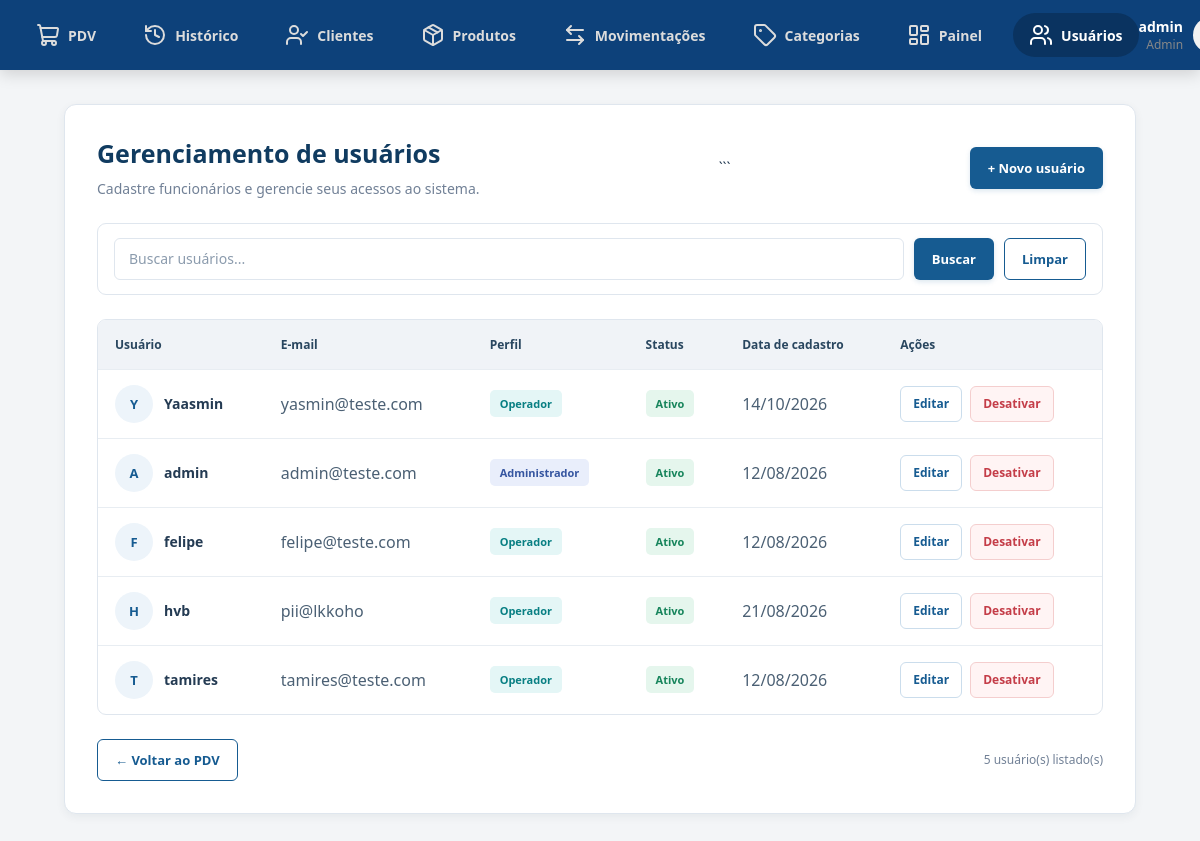
/usuarios/ (signed in), run on the app's committed database.
### app/models/usuarios.py (models this page shows)
class Usuario(Base):
    __tablename__ = "usuarios"
    id = Column(Integer, primary_key=True, autoincrement=True)
    nome = Column(String(100), nullable=False)
    email = Column(String(150), unique=True, nullable=False)
    senha_hash = Column(String(255), nullable=False)
    role = Column(String(20), nullable=False, default="operador")
    ativo = Column(Boolean, default=True)
    criando_em = Column(DateTime, server_default=func.now())

### app/controllers/usuario_controller.py (the view)
@router.get("/")
def listar_usuarios(
    request: Request,
    db: Session = Depends(get_db),
    admin = Depends(get_admin)  # bloqueia quem não é admin
):
    usuarios = db.query(Usuario).order_by(Usuario.nome).all()
    return templates.TemplateResponse(
        request,
        "usuarios/index.html",
        {
            "request": request,
            "usuario": admin,   # dados de quem está logado (para navbar)
            "usuarios": usuarios  # lista para exibir na tabela
        }
    )

### app/templates/usuarios/index.html (shortened to what this page needs)
<escape>{% extends "base.html" %}
{% block styles %}
<link rel="stylesheet" href="/static/usuarios-css/index.css">
{% endblock %}
{% block content %}
<section class="content-card">
    <div class="page-header">
        <div>
            <h1>Gerenciamento de usuários</h1>
            <p>Cadastre funcionários e gerencie seus acessos ao sistema.</p>
        </div>
```
    <a href="/usuarios/novo" class="btn btn-primary">
        + Novo usuário
    </a>
</div>
<form method="get" action="/usuarios/" class="filter-bar">
    <input
        type="search"
        name="busca"
        placeholder="Buscar usuários..."
        value="{{ request.query_params.get('busca', '') }}"
        aria-label="Buscar usuários"
    >
    <button type="submit" class="btn btn-primary">Buscar</button>
    <a href="/usuarios/" class="btn btn-outline">Limpar</a>
</form>
<div class="table-wrapper">
    <table>
        <thead>
            <tr>
                <th>Usuário</th>
                <th>E-mail</th>
                <th>Perfil</th>
                <th>Status</th>
                <th>Data de cadastro</th>
                <th class="actions-heading">Ações</th>
            </tr>
        </thead>
        <tbody>
            {% for item in usuarios %}
            <tr>
                <td>
                    <div class="person-cell">
                        <div class="person-avatar">
                            {{ item.nome[:1]|upper }}
                        </div>
                        <strong>{{ item.nome }}</strong>
                    </div>
                </td>
                <td>{{ item.email }}</td>
                <td>
                    <span class="role-badge {{ 'role-admin' if item.role == 'admin' else 'role-operator' }}">
                        {{ 'Administrador' if item.role == 'admin' else 'Operador' }}
                    </span>
                </td>
                <td>
                    <span class="status-badge {{ 'status-active' if item.ativo else 'status-inactive' }}">
                        {{ 'Ativo' if item.ativo else 'Inativo' }}
                    </span>
                </td>
                <td>
                    {{ item.criando_em.strftime('%d/%m/%Y') if item.criando_em else '—' }}
                </td>
                <td>
                    <div class="actions">
                        <a
                            href="/usuarios/{{ item.id }}/editar"
                            class="btn-action edit"
                            title="Editar usuário"
                        >
                            Editar
                        </a>
                        <form method="post" action="/usuarios/{{ item.id }}/toggle-ativo" onsubmit="return confirm({{ ('Deseja realmente desativar este usuário?' if item.ativo else 'Deseja realmente ativar este usuário?') | tojson }});" >
                            <button
                                type="submit"
                                class="btn-action {{ 'deactivate' if item.ativo else 'activate' }}"
                            >
                                {{ 'Desativar' if item.ativo else 'Ativar' }}
                            </button>
                        </form>
                    </div>
                </td>
            </tr>
            {% endfor %}
        </tbody>
    </table>
</div>
<div class="page-footer">
    <a href="/pdv/" class="btn btn-outline">← Voltar ao PDV</a>
    <span>{{ usuarios|length }} usuário(s) listado(s)</span>
</div>
</section>
{% endblock %}</escape>

### app/static/style.css (style rules this page uses)
* { margin: 0; padding: 0; box-sizing: border-box; font-family: 'Segoe UI', Tahoma, Geneva, Verdana, sans-serif; }
body, html { width: 100%; height: 100%; background-color: #e5e5e5; }

### app/static/usuarios-css/index.css (style rules this page uses)
:root { --azul: #165b91; --azul-escuro: #103b60; --azul-hover: #124b78; --fundo: #f3f5f7; --branco: #ffffff; --texto: #243b53; --texto-secundario: #718096; --borda: #dfe6ee; --verde: #16845b; --vermelho: #c43d48; }
* { box-sizing: border-box; }
body { margin: 0; background: var(--fundo); color: var(--texto); font-family: Arial, Helvetica, sans-serif; font-size: 14px; }
.content-card { width: 100%; min-width: 0; padding: 32px; background: var(--branco); border: 1px solid var(--borda); border-radius: 12px; box-shadow: 0 3px 10px rgba(16, 45, 74, 0.06); }
.page-header { display: flex; align-items: center; justify-content: space-between; gap: 20px; margin-bottom: 24px; }
.page-header h1 { margin: 0 0 8px; color: var(--azul-escuro); font-size: 25px; font-weight: 700; line-height: 1.3; }
.page-header p { margin: 0; color: var(--texto-secundario); font-size: 14px; line-height: 1.5; }
.btn { min-height: 42px; padding: 0 17px; display: inline-flex; align-items: center; justify-content: center; gap: 8px; border: 1px solid transparent; border-radius: 6px; font-family: inherit; font-size: 13px; font-weight: 600; text-decoration: none; white-space: nowrap; cursor: pointer; transition: background 0.2s, border-color 0.2s; }
.btn-primary { background: var(--azul); color: var(--branco); box-shadow: 0 2px 5px rgba(22, 91, 145, 0.15); }
.btn-outline { border-color: var(--azul); background: var(--branco); color: var(--azul); }
.filter-bar { display: flex; align-items: center; gap: 10px; margin-bottom: 24px; padding: 14px 16px; border: 1px solid var(--borda); border-radius: 9px; background: var(--branco); }
.filter-bar input { flex: 1; min-width: 0; height: 42px; padding: 0 14px; border: 1px solid var(--borda); border-radius: 6px; outline: none; background: var(--branco); color: var(--texto); font-family: inherit; font-size: 14px; }
.filter-bar input::placeholder { color: #8b9bad; }
.table-wrapper { width: 100%; overflow-x: auto; border: 1px solid var(--borda); border-radius: 9px; background: var(--branco); }
table { width: 100%; border-collapse: collapse; text-align: left; }
thead { background: #f0f3f7; }
th { padding: 16px 17px; color: #29465f; font-size: 12px; font-weight: 700; white-space: nowrap; }
td { padding: 15px 17px; border-top: 1px solid #e8edf2; color: #4b6074; vertical-align: middle; }
tbody tr { transition: background 0.15s ease; }
.person-cell { display: flex; align-items: center; gap: 11px; color: var(--texto); white-space: nowrap; }
.person-cell strong { font-size: 14px; }
.person-avatar { width: 38px; height: 38px; display: flex; align-items: center; justify-content: center; flex-shrink: 0; border-radius: 50%; background: #edf4fa; color: var(--azul); font-size: 13px; font-weight: 700; }
.role-badge, .status-badge { display: inline-block; padding: 6px 10px; border-radius: 5px; font-size: 11px; font-weight: 700; white-space: nowrap; }
.role-admin { background: #e9eefb; color: #3555a0; }
.role-operator { background: #e4f6f6; color: #087f83; }
.status-active { background: #e5f6ed; color: var(--verde); }
.actions { display: flex; align-items: center; gap: 8px; }
.actions form { display: inline-flex; margin: 0; }
.btn-action { min-height: 36px; padding: 0 12px; display: inline-flex; align-items: center; justify-content: center; border: 1px solid transparent; border-radius: 6px; font-family: inherit; font-size: 12px; font-weight: 600; text-decoration: none; cursor: pointer; white-space: nowrap; }
.edit { border-color: #cbddec; background: #ffffff; color: var(--azul); }
.deactivate { border-color: #f4cece; background: #fff4f4; color: var(--vermelho); }
.page-footer { display: flex; align-items: center; justify-content: space-between; gap: 12px; margin-top: 24px; }
.page-footer span { color: var(--texto-secundario); font-size: 12px; }

### data on the page
Usuario: nome "Y", nome "Yaasmin", email "yasmin@teste.com", role "Operador", ativo "Ativo", criando_em "14/10/2026", ativo "Desativar"
Usuario: nome "A", nome "admin", email "admin@teste.com", role "Administrador", ativo "Ativo", criando_em "12/08/2026", ativo "Desativar"
Usuario: nome "F", nome "felipe", email "felipe@teste.com", role "Operador", ativo "Ativo", criando_em "12/08/2026", ativo "Desativar"
Usuario: nome "H", nome "hvb", email "pii@lkkoho", role "Operador", ativo "Ativo", criando_em "21/08/2026", ativo "Desativar"
Usuario: nome "T", nome "tamires", email "tamires@teste.com", role "Operador", ativo "Ativo", criando_em "12/08/2026", ativo "Desativar"

### other printed values
{{ usuario.nome if usuario else 'Administrador' }} "admin"
{{ usuario.role|capitalize if usuario else 'Admin' }} "Admin"
{{ usuarios|length }} "5"
